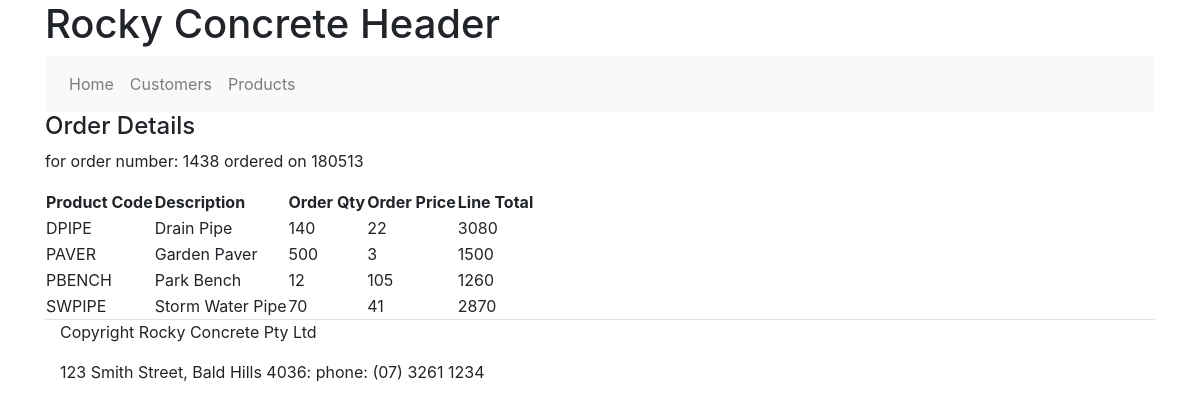
Screenshot of /order_details?oid=1438 with the database file from the repository.
### tables this page shows
CREATE TABLE `order_details` (
  `order_no` int(11) NOT NULL,
  `prod_code` varchar(10) NOT NULL,
  `order_qty` int(11) NOT NULL,
  `order_price` decimal(10,0) NOT NULL
);

CREATE TABLE orders (order_no int (11) NOT NULL, order_date int (11) NOT NULL, cust_no int (11) NOT NULL);

CREATE TABLE `products` (
  `prod_code` varchar(10) NOT NULL,
  `description` varchar(50) NOT NULL,
  `prod_group` varchar(2) NOT NULL,
  `list_price` decimal(10,0) NOT NULL,
  `qty_on_hand` tinyint(4) NOT NULL,
  `remake_level` tinyint(4) NOT NULL,
  `remake_qty` tinyint(4) NOT NULL
);

### 2021 - rocky_concrete - start/app.py (the view)
@app.route('/order_details')
def order_details():
    if request.args.get('oid'):
        id = int(request.args.get('oid'))
        sql = """
                select od.order_no, order_date, od.prod_code, order_qty, order_price, description, order_qty*order_price as 'total'
                from order_details od, products p, orders o
                where od.prod_code = p.prod_code
                and o.order_no = od.order_no
                and od.order_no = ?;"""
        cur.execute(sql,(id,))
        order_results = cur.fetchall()
        return render_template("order_details.html", title='Order Details', details=order_results)

### 2021 - rocky_concrete - start/templates/order_details.html
{% extends 'layout.html' %}
{% block mainContent %}
<h4>Order Details</h4>
<p>for order number: {{details[0]['order_no']}} ordered on {{details[0]['order_date']}}</p>
<table>
    <thead>
    <tr>
        <th>Product Code</th>
        <th>Description</th>
        <th>Order Qty</th>
        <th>Order Price</th>
        <th>Line Total</th>
    </tr>
    </thead>
    <tbody>
    {% for item in details %}
    <tr>
        <td>{{item['prod_code']}}</td>
        <td>{{item['description']}}</td>
        <td>{{item['order_qty']}}</td>
        <td>{{item['order_price']}}</td>
        <td>{{item['total']}}</td>
    </tr>
    {% endfor %}
    </tbody>
</table>
{% endblock %}

### rows the page displays
order_details: order_no "1438", prod_code "DPIPE", description "Drain Pipe", order_qty "140", order_price "22", total "3080"
orders: order_date "180513"
order_details: prod_code "PAVER", description "Garden Paver", order_qty "500", order_price "3", total "1500"
order_details: prod_code "PBENCH", description "Park Bench", order_qty "12", order_price "105", total "1260"
order_details: prod_code "SWPIPE", description "Storm Water Pipe", order_qty "70", order_price "41", total "2870"
